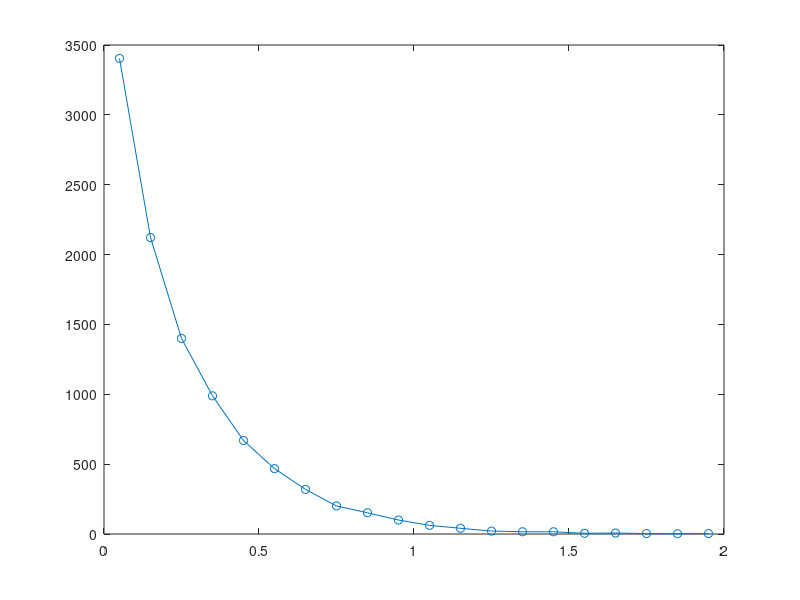

Recreate this plot in MATLAB. (Note: this script raises an error after producing the figure.)

%% Fano factor

isi=1;
T=10;

mu = T/isi;

spikeCounts=random('poiss', mu,10000, 1);
meanSK=mean(spikeCounts);
stdSK=std(spikeCounts);
ff=stdSK^2/meanSK

%% With spike times
isi=0.25;
isiS= random('exp', isi,10000,1);
%spikeT=cumsum(y);
%plot(spikeT, ones(length(spikeT),1), 'o')
x=0.05:.1:1.95;
ct=hist(isiS,x);
plot(x,ct, '-o')
cv=std(isiS)/mean(isiS)

%tend=max(spike(T));

%% fitting exponential distributions
[curve, goodness] = fit( x', ct', 'exp1' );


%% plotting a rasster of Poisson points
trials = 10;
isi=0.2;
nPoints=100;

figure;
hold
for i=1:trials
    isiS= random('exp', isi, nPoints ,1);
    spikeT=cumsum(isiS);
    plot(spikeT, ones(1, nPoints)*i, 'o')
end

%% modulated poisson trains

time = 1; %in seconds
tstep = 0.001 % in seconds
npts=time/tstep; 
tpts=0:tstep:time;
sr= sin(2*pi*tpts * 15)+0.5;







%% psth of rate-modulated spike trains

time = 0.1; %in seconds
tstep = 0.001 % in seconds
npts=time/tstep+1; 
tpts=0:tstep:time;
freq= 15; % in Hz
mean_sr= 100*(.1*sin(2*pi*tpts * freq)+0.5);

% sr1=zeros(1,100);
% for i=1:npts
%     sr1(i)=random('Poisson', mean_sr(i));
% end
sr=random('Poisson', mean_sr);


% neurons that are modulated at freq
% frequency is freq
% phase phi is random [0 pi]
% amplitude modulation is random [0 1]

n_f = 10; %# of neurons
sr_f=zeros(n_f, npts);
touch_r = 100;

figure
nplotRows=n_f+2;
subplot(nplotRows, 2, 1)

for i=1:n_f
    mean_sr= 100*(rand*sin(2*pi*tpts * freq+ 2*rand*pi)+1);
    sr_f(i, :)=random('Poisson', mean_sr);
    sr_f(i, 55) = sr_f(i, 55) + touch_r * rand;
    subplot(nplotRows, 2, (i*2-1))
    bar(sr_f(i, :));
end
subplot(nplotRows, 2, (i*2+1))
bar(mean(sr_f));

% neurons that are modulated at 2xfreq
% frequency is 2xfreq
% phase phi is random [0 pi]
% amplitude modulation is random [0 1]

n_2f = 10; %# of neurons
sr_2f=zeros(n_2f, npts);

for i=1:n_2f
    mean_sr= 100*(rand*sin(2*pi*tpts * 2*freq+ 2*rand*pi)+1);
    sr_2f(i, :)=random('Poisson', mean_sr);
    sr_2f(i, 55) = sr_2f(i, 55) + touch_r * rand;
    subplot(nplotRows, 2, (i*2))
    bar(sr_2f(i, :));
end
subplot(nplotRows, 2, (i*2+2))
bar(mean(sr_2f));

sr_grand= (mean(sr_2f)+mean(sr_f))/2;

